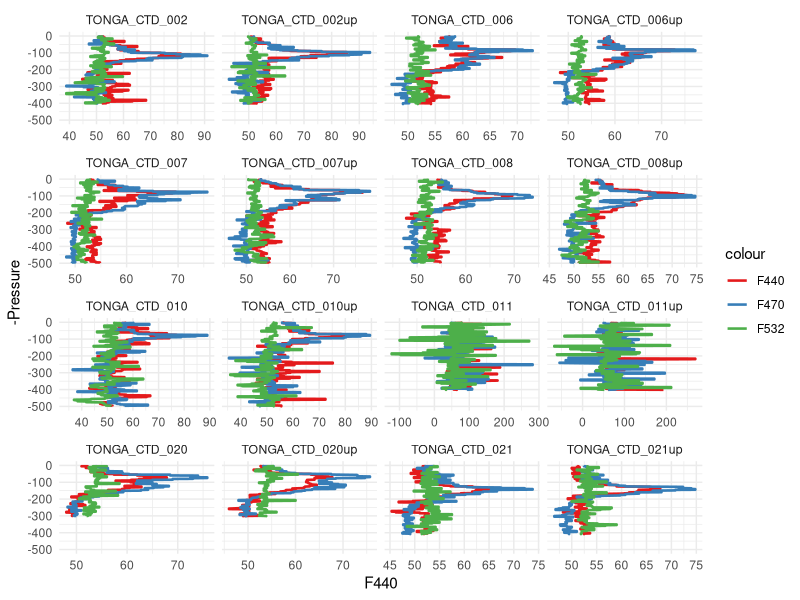
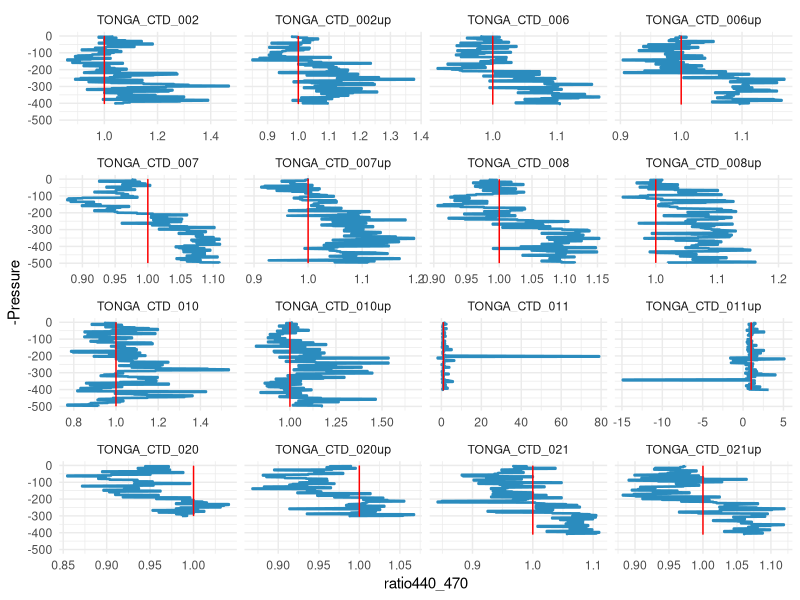
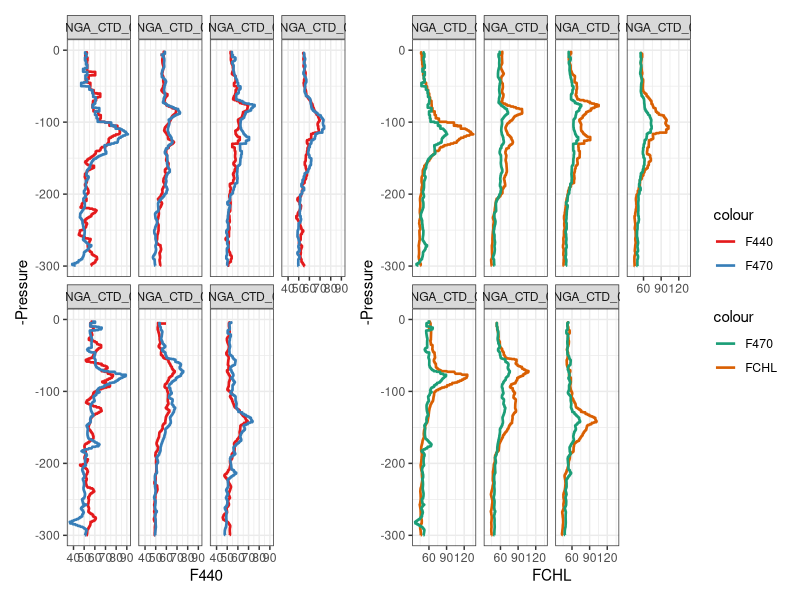

The R source for these figures, in order:
library(tidyverse)
library(zoo)
library(patchwork)
#read data
tonga_01 <- read_table2("Tonga/Data/TONGA_CTD_ECO1.txt")
tonga_02 <- read_table2("Tonga/Data/TONGA_CTD_ECO2.txt")

#make one file
tonga <- bind_rows(tonga_01, tonga_02)

#remove missing data 
tonga_to_plot <- filter(tonga, F440 > 0)
tonga_to_plot_base <- filter(tonga, FCHL > 0)

#bin data every 5 meters


tonga_bin <- tonga_to_plot %>%
  mutate(bin = floor((Pressure/5) + 1)) %>%  #create a column for the index of the bin
  group_by(bin, Station) %>% #group the df on each bin ans station
  summarise_at(.vars = c("F440", "F470", "F532", "Chlorophyll"), .funs = list(mean)) %>% #mean parameters in each group
  mutate(ratio440_470 = F440 / F470,
         ratio440_532 = F440/F532) %>% #compute some ratios
  ungroup()

tonga_bin_base <- tonga_to_plot_base %>%
  mutate(bin = floor((Pressure/5) + 1)) %>%  #create a column for the index of the bin
  group_by(bin, Station) %>% #group the df on each bin ans station
  summarise_at(.vars = c("FCHL", "BB700", "PAR"), .funs = list(mean)) %>% #mean parameters in each group
  ungroup()

tonga_to_plot <- tonga_to_plot %>% mutate(bin = floor((Pressure/5) + 1)) %>% #create an index for the bin in the other df
  select(bin, Station, Pressure) %>% 
  left_join(tonga_bin, by = c("bin", "Station"))#merge the two to keep all the depth values

tonga_to_plot_base <- tonga_to_plot_base %>% mutate(bin = floor((Pressure/5) + 1)) %>% #create an index for the bin in the other df
  select(bin, Station, Pressure) %>% 
  left_join(tonga_bin_base, by = c("bin", "Station"))#merge the two to keep all the depth values

ggplot(tonga_to_plot)+
  geom_path(aes(x = F440, y = -Pressure, colour = "F440"), size = 0.9)+
  geom_path(aes(x = F470, y = -Pressure, colour = "F470"), size = 0.9)+
  geom_path(aes(x = F532, y = -Pressure, colour = "F532"), size = 0.9)+
  scale_color_brewer(palette = "Set1")+
  ylim(-500,0)+
  theme_minimal()+
  facet_wrap( .~ Station, scales = "free_x")

ggplot(tonga_to_plot)+
  geom_path(aes(x = ratio440_470, y = -Pressure), colour = "#2b8cbe", size = 0.9)+
  geom_line(aes(x = 1, y = -Pressure), colour = "Red")+
  ylim(-500,0)+
  theme_minimal()+
  facet_wrap( .~ Station, scales = "free_x")


tonga_clean <- left_join(tonga_to_plot, select(tonga_to_plot_base, - Pressure), by = c("Station", "bin"))
tonga_clean$cast <- substr(tonga_clean$Station, 14,16) #create a column to know if the profile is up or down

tonga_smooth <- tonga_clean %>% mutate(F440 = rollmean(F440, 20, fill = "NA"),
                                       F470 = rollmean(F470, 20, fill = "NA"),
                                       F532 = rollmean(F532, 20, fill = "NA"),
                                       FCHL = rollmean(FCHL, 20, fill = "NA")) #moving average on data




ggplot(filter(tonga_smooth, cast != "up" & Station != "TONGA_CTD_011"))+
  geom_path(aes(x = F440, y = -Pressure, colour = "F440"), size = 0.9)+
  geom_path(aes(x = F470, y = -Pressure, colour = "F470"), size = 0.9)+
  scale_color_brewer(palette = "Set1")+
  ylim(-300,0)+
  theme_bw()+
  facet_wrap( .~ Station, ncol = 4)+

ggplot(filter(tonga_smooth, cast != "up" & Station != "TONGA_CTD_011"))+
  geom_path(aes(x = FCHL, y = -Pressure, colour = "FCHL"), size = 0.9)+
  geom_path(aes(x = F470, y = -Pressure, colour = "F470"), size = 0.9)+
  scale_color_brewer(palette = "Dark2")+
  ylim(-300,0)+
  theme_bw()+
  facet_wrap( .~ Station, ncol = 4)+
  plot_layout(guides = "collect")
